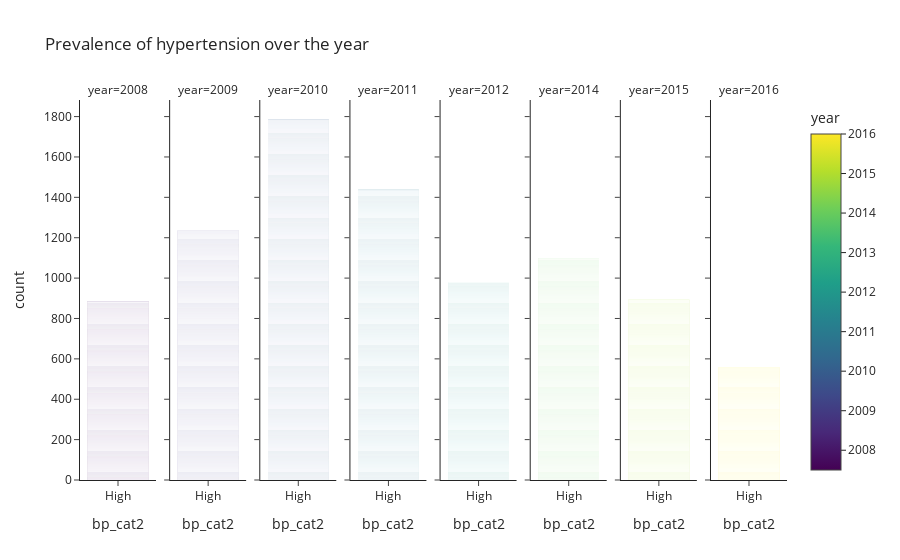

Here is the notebook cell this chart was saved with:
### Code cell
## Let's see the prevalence of hypertension over the year
fig_prev = px.bar(hiv4, x="bp_cat2", color="year",
            barmode = "group",
            facet_col = "year",
            template="simple_white",
            title="Prevalence of hypertension over the year")
fig_prev.show()

### Figure 1 — Plotly figure (JSON) as saved in the notebook; plotly's stock layout.template omitted (floating-point values rounded to 4 significant figures; data arrays with more than 128 entries replaced by an {"elided": "..."} marker saying what was removed)
{"data": [{"alignmentgroup": "True", "hovertemplate": "year=%{marker.color}<br>bp_cat2=%{x}<br>count=%{y}<extra></extra>", "legendgroup": "", "marker": {"color": {"elided": "886 int values"}, "coloraxis": "coloraxis", "pattern": {"shape": ""}}, "name": "", "offsetgroup": "", "orientation": "v", "showlegend": false, "textposition": "auto", "type": "bar", "x": {"elided": "886 str values"}, "xaxis": "x", "y": {"elided": "886 int values"}, "yaxis": "y"}, {"alignmentgroup": "True", "hovertemplate": "year=%{marker.color}<br>bp_cat2=%{x}<br>count=%{y}<extra></extra>", "legendgroup": "", "marker": {"color": {"elided": "1236 int values"}, "coloraxis": "coloraxis", "pattern": {"shape": ""}}, "name": "", "offsetgroup": "", "orientation": "v", "showlegend": false, "textposition": "auto", "type": "bar", "x": {"elided": "1236 str values"}, "xaxis": "x2", "y": {"elided": "1236 int values"}, "yaxis": "y2"}, {"alignmentgroup": "True", "hovertemplate": "year=%{marker.color}<br>bp_cat2=%{x}<br>count=%{y}<extra></extra>", "legendgroup": "", "marker": {"color": {"elided": "1788 int values"}, "coloraxis": "coloraxis", "pattern": {"shape": ""}}, "name": "", "offsetgroup": "", "orientation": "v", "showlegend": false, "textposition": "auto", "type": "bar", "x": {"elided": "1788 str values"}, "xaxis": "x3", "y": {"elided": "1788 int values"}, "yaxis": "y3"}, {"alignmentgroup": "True", "hovertemplate": "year=%{marker.color}<br>bp_cat2=%{x}<br>count=%{y}<extra></extra>", "legendgroup": "", "marker": {"color": {"elided": "1437 int values"}, "coloraxis": "coloraxis", "pattern": {"shape": ""}}, "name": "", "offsetgroup": "", "orientation": "v", "showlegend": false, "textposition": "auto", "type": "bar", "x": {"elided": "1437 str values"}, "xaxis": "x4", "y": {"elided": "1437 int values"}, "yaxis": "y4"}, {"alignmentgroup": "True", "hovertemplate": "year=%{marker.color}<br>bp_cat2=%{x}<br>count=%{y}<extra></extra>", "legendgroup": "", "marker": {"color": {"elided": "980 int values"}, "coloraxis": "coloraxis", "pattern": {"shape": ""}}, "name": "", "offsetgroup": "", "orientation": "v", "showlegend": false, "textposition": "auto", "type": "bar", "x": {"elided": "980 str values"}, "xaxis": "x5", "y": {"elided": "980 int values"}, "yaxis": "y5"}, {"alignmentgroup": "True", "hovertemplate": "year=%{marker.color}<br>bp_cat2=%{x}<br>count=%{y}<extra></extra>", "legendgroup": "", "marker": {"color": {"elided": "1100 int values"}, "coloraxis": "coloraxis", "pattern": {"shape": ""}}, "name": "", "offsetgroup": "", "orientation": "v", "showlegend": false, "textposition": "auto", "type": "bar", "x": {"elided": "1100 str values"}, "xaxis": "x6", "y": {"elided": "1100 int values"}, "yaxis": "y6"}, {"alignmentgroup": "True", "hovertemplate": "year=%{marker.color}<br>bp_cat2=%{x}<br>count=%{y}<extra></extra>", "legendgroup": "", "marker": {"color": {"elided": "893 int values"}, "coloraxis": "coloraxis", "pattern": {"shape": ""}}, "name": "", "offsetgroup": "", "orientation": "v", "showlegend": false, "textposition": "auto", "type": "bar", "x": {"elided": "893 str values"}, "xaxis": "x7", "y": {"elided": "893 int values"}, "yaxis": "y7"}, {"alignmentgroup": "True", "hovertemplate": "year=%{marker.color}<br>bp_cat2=%{x}<br>count=%{y}<extra></extra>", "legendgroup": "", "marker": {"color": {"elided": "557 int values"}, "coloraxis": "coloraxis", "pattern": {"shape": ""}}, "name": "", "offsetgroup": "", "orientation": "v", "showlegend": false, "textposition": "auto", "type": "bar", "x": {"elided": "557 str values"}, "xaxis": "x8", "y": {"elided": "557 int values"}, "yaxis": "y8"}], "layout": {"annotations": [{"font": {}, "showarrow": false, "text": "year=2008", "x": 0.05375, "xanchor": "center", "xref": "paper", "y": 1, "yanchor": "bottom", "yref": "paper"}, {"font": {}, "showarrow": false, "text": "year=2009", "x": 0.1812, "xanchor": "center", "xref": "paper", "y": 1, "yanchor": "bottom", "yref": "paper"}, {"font": {}, "showarrow": false, "text": "year=2010", "x": 0.3087, "xanchor": "center", "xref": "paper", "y": 1, "yanchor": "bottom", "yref": "paper"}, {"font": {}, "showarrow": false, "text": "year=2011", "x": 0.4363, "xanchor": "center", "xref": "paper", "y": 1, "yanchor": "bottom", "yref": "paper"}, {"font": {}, "showarrow": false, "text": "year=2012", "x": 0.5637, "xanchor": "center", "xref": "paper", "y": 1, "yanchor": "bottom", "yref": "paper"}, {"font": {}, "showarrow": false, "text": "year=2014", "x": 0.6912, "xanchor": "center", "xref": "paper", "y": 1, "yanchor": "bottom", "yref": "paper"}, {"font": {}, "showarrow": false, "text": "year=2015", "x": 0.8188, "xanchor": "center", "xref": "paper", "y": 1, "yanchor": "bottom", "yref": "paper"}, {"font": {}, "showarrow": false, "text": "year=2016", "x": 0.9463, "xanchor": "center", "xref": "paper", "y": 1, "yanchor": "bottom", "yref": "paper"}], "barmode": "group", "coloraxis": {"colorbar": {"title": {"text": "year"}}, "colorscale": [[0, "#440154"], [0.1111, "#482878"], [0.2222, "#3e4989"], [0.3333, "#31688e"], [0.4444, "#26828e"], [0.5556, "#1f9e89"], [0.6667, "#35b779"], [0.7778, "#6ece58"], [0.8889, "#b5de2b"], [1, "#fde725"]]}, "legend": {"tracegroupgap": 0}, "title": {"text": "Prevalence of hypertension over the year"}, "xaxis": {"anchor": "y", "domain": [0, 0.1075], "title": {"text": "bp_cat2"}}, "xaxis2": {"anchor": "y2", "domain": [0.1275, 0.235], "matches": "x", "title": {"text": "bp_cat2"}}, "xaxis3": {"anchor": "y3", "domain": [0.255, 0.3625], "matches": "x", "title": {"text": "bp_cat2"}}, "xaxis4": {"anchor": "y4", "domain": [0.3825, 0.49], "matches": "x", "title": {"text": "bp_cat2"}}, "xaxis5": {"anchor": "y5", "domain": [0.51, 0.6175], "matches": "x", "title": {"text": "bp_cat2"}}, "xaxis6": {"anchor": "y6", "domain": [0.6375, 0.745], "matches": "x", "title": {"text": "bp_cat2"}}, "xaxis7": {"anchor": "y7", "domain": [0.765, 0.8725], "matches": "x", "title": {"text": "bp_cat2"}}, "xaxis8": {"anchor": "y8", "domain": [0.8925, 1], "matches": "x", "title": {"text": "bp_cat2"}}, "yaxis": {"anchor": "x", "domain": [0, 1], "title": {"text": "count"}}, "yaxis2": {"anchor": "x2", "domain": [0, 1], "matches": "y", "showticklabels": false}, "yaxis3": {"anchor": "x3", "domain": [0, 1], "matches": "y", "showticklabels": false}, "yaxis4": {"anchor": "x4", "domain": [0, 1], "matches": "y", "showticklabels": false}, "yaxis5": {"anchor": "x5", "domain": [0, 1], "matches": "y", "showticklabels": false}, "yaxis6": {"anchor": "x6", "domain": [0, 1], "matches": "y", "showticklabels": false}, "yaxis7": {"anchor": "x7", "domain": [0, 1], "matches": "y", "showticklabels": false}, "yaxis8": {"anchor": "x8", "domain": [0, 1], "matches": "y", "showticklabels": false}}}
